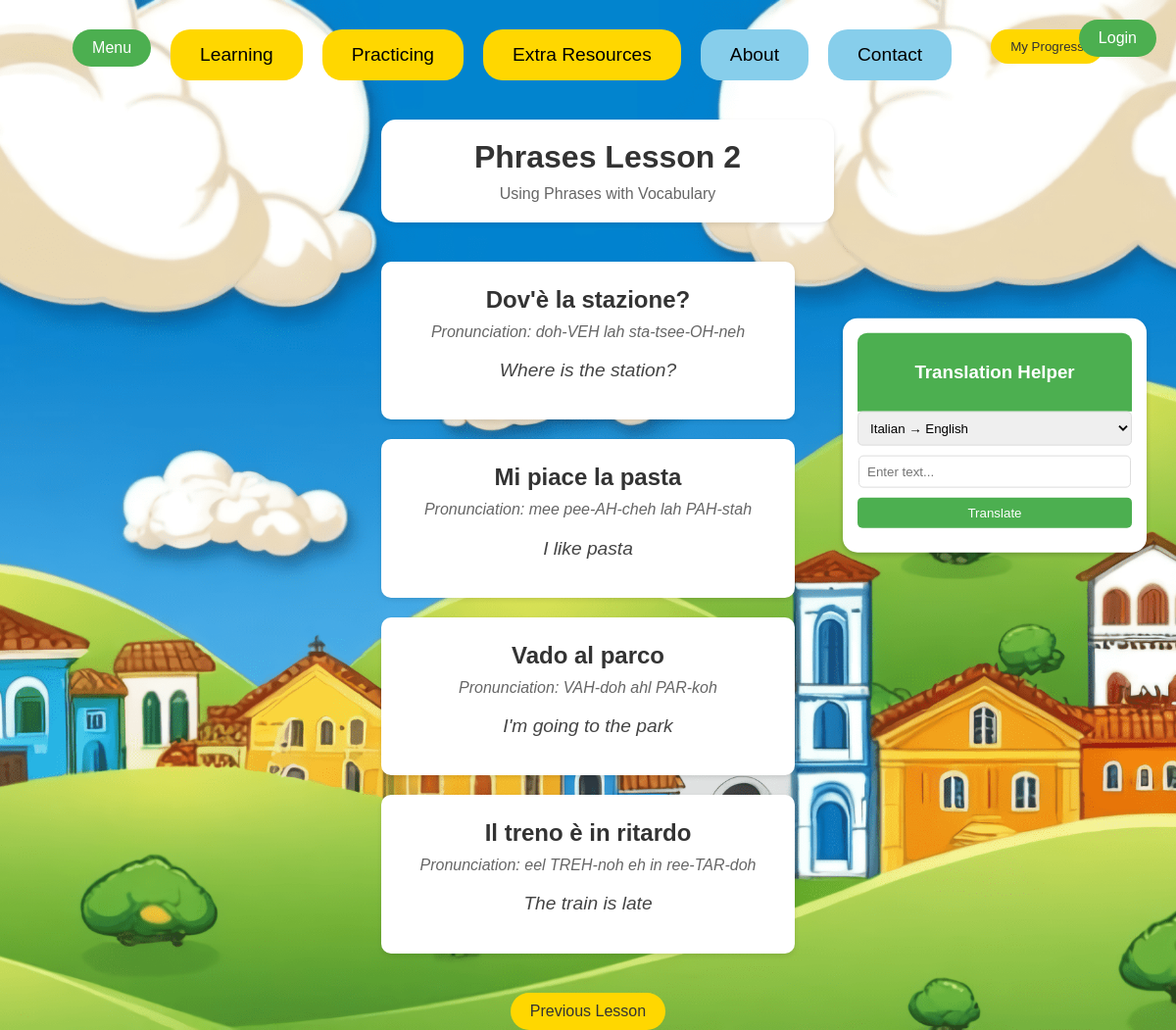
The app's page /learning/phrases/2 with its own data.
### models.py (models this page shows)
class PhraseItem(db.Model):
    id = db.Column(db.Integer, primary_key=True)
    italian_phrase = db.Column(db.String(200), nullable=False)
    english_phrase = db.Column(db.String(200), nullable=False)
    pronunciation = db.Column(db.String(200))  # Optional pronunciation guide
    lesson_number = db.Column(db.Integer, nullable=False)  # 1 or 2
    category = db.Column(db.String(50))  # greetings, common_phrases, etc.

### routes/learning.py (the view)
@learning.route('/learning/phrases/<int:lesson_number>', methods=['GET', 'POST'])
def phrases_lesson(lesson_number):
    current_user = get_current_user()
    if current_user:
        mark_lesson_complete(current_user.id, 'phrases', lesson_number)
    if lesson_number not in [1, 2]:
        return redirect(url_for('learning.index'))
    phrase_items = PhraseItem.query.filter_by(lesson_number=lesson_number).all()
    return render_template('phrases_lesson.html',
                         items=phrase_items,
                         lesson_number=lesson_number,
                         current_user=current_user)

### utils.py (called while the page is built)
def get_current_user():
    if 'user_id' in session:
        return User.query.get(session['user_id'])
    return None

### templates/phrases_lesson.html (shortened to what this page needs)
{% extends 'base.html' %}
{% block body %}
<div class="content">
    <header class="lesson-header">
        <h1>Phrases Lesson {{ lesson_number }}</h1>
        {% if lesson_number == 1 %}
        <p class="lesson-description">Basic Italian Greetings and Common Phrases</p>
        {% else %}
        <p class="lesson-description">Using Phrases with Vocabulary</p>
        {% endif %}
    </header>
    <div class="phrases-grid">
        {% for item in items %}
        <div class="phrase-card">
            <div class="phrase-content">
                <h3 class="italian">{{ item.italian_phrase }}</h3>
                <p class="pronunciation">Pronunciation: {{ item.pronunciation }}</p>
                <p class="english">{{ item.english_phrase }}</p>
            </div>
        </div>
        {% endfor %}
    </div>
    <div class="lesson-navigation">
        {% if lesson_number > 1 %}
        <a href="{{ url_for('learning.phrases_lesson', lesson_number=lesson_number-1) }}" class="nav-button">Previous Lesson</a>
        {% endif %}
    </div>
</div>
<div class="translation-box">
    <div class="translation-header">
        <h3>Translation Helper</h3>
    </div>
    <form method="POST" class="translation-form">
        <select name="direction" class="translate-select">
            <option value="it-en">Italian → English</option>
        </select>
        <input type="text" name="text" class="translate-input" placeholder="Enter text...">
        <button type="submit" class="translate-button">Translate</button>
    </form>
</div>
{% endblock %}

### static/css/main.css (style rules this page uses)
body, html { margin: 0; font-family: sans-serif; height: 100%; display: flex; flex-direction: column; justify-content: space-between; background-image: url('/static/images/homepage_web_draft_1.png'); background-size: cover; background-position: center; background-repeat: no-repeat; background-attachment: fixed; background-color: lightblue; }
.content { max-width: 1200px; margin: 0 auto; padding: 20px; position: relative; background-color: transparent; border-radius: 15px; }
.italian { color: #333; font-size: 1.5em; margin: 5px 0; }
.english { color: #666; font-style: italic; }
.lesson-navigation { display: flex; justify-content: center; gap: 20px; margin: 20px 0; }
.nav-button { padding: 10px 20px; background-color: #FFD700; border: none; border-radius: 20px; color: #333; text-decoration: none; transition: background-color 0.3s ease; }
.lesson-header { background-color: white; border-radius: 15px; padding: 20px; margin: 20px 0; text-align: center; width: 100%; box-shadow: 0 2px 5px rgba(0,0,0,0.1); }
.lesson-header h1 { margin: 0 0 10px 0; color: #333; }
.lesson-description { margin: 0; color: #666; }
.content { max-width: 1200px; margin: 0 auto; padding: 20px; display: flex; flex-direction: column; align-items: center; }
.phrases-grid { display: grid; grid-template-columns: repeat(auto-fit, minmax(300px, 1fr)); gap: 20px; padding: 20px; width: 100%; }
.phrase-card { background-color: white; border-radius: 10px; padding: 20px; box-shadow: 0 2px 5px rgba(0,0,0,0.1); transition: transform 0.3s ease; }
.phrase-content { text-align: center; }
.phrase-content .italian { color: #333; font-size: 1.5em; margin-bottom: 10px; }
.phrase-content .pronunciation { color: #666; font-style: italic; margin: 5px 0; }
.phrase-content .english { color: #444; font-size: 1.2em; }
.lesson-header { background-color: white; border-radius: 15px; padding: 20px; margin: 20px auto; text-align: center; width: 100%; box-shadow: 0 2px 5px rgba(0,0,0,0.1); }
.content { position: relative; min-height: 100vh; }
.translation-box { position: fixed; right: 30px; top: 40%; transform: translateY(-40%); background: white; border-radius: 15px; box-shadow: 0 2px 5px rgba(0,0,0,0.2); width: 280px; padding: 15px; }
.translation-form > * { margin-bottom: 10px; width: 100%; }
.translation-header { background-color: #4CAF50; color: white; padding: 10px; border-radius: 10px 10px 0 0; text-align: center; }
.translate-select { width: 100%; padding: 8px; margin-bottom: 10px; border-radius: 5px; border: 1px solid #ddd; }
.translate-input { width: calc(100% - 2px); box-sizing: border-box; padding: 8px; margin: 0 auto; margin-bottom: 10px; display: block; border-radius: 5px; border: 1px solid #ddd; }
.translate-button { width: 100%; padding: 8px; background-color: #4CAF50; color: white; border: none; border-radius: 5px; cursor: pointer; }

### records on screen
PhraseItem: italian_phrase "Dov'è la stazione?", pronunciation "doh-VEH lah sta-tsee-OH-neh", english_phrase "Where is the station?"
PhraseItem: italian_phrase "Mi piace la pasta", pronunciation "mee pee-AH-cheh lah PAH-stah", english_phrase "I like pasta"
PhraseItem: italian_phrase "Vado al parco", pronunciation "VAH-doh ahl PAR-koh", english_phrase "I'm going to the park"
PhraseItem: italian_phrase "Il treno è in ritardo", pronunciation "eel TREH-noh eh in ree-TAR-doh", english_phrase "The train is late"

### other values on screen
{{ lesson_number }} "2"
